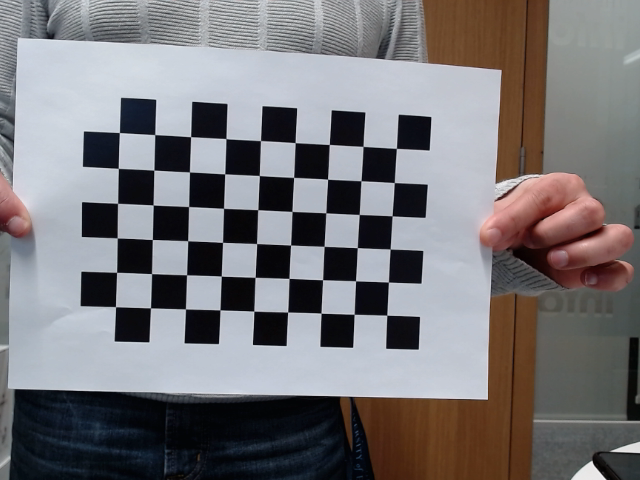
#> input picture imgcalib/image0.png, 640 x 480 px; its folder holds only this picture in this run
$ python cameraCalibration.py
#> lines starting #> are read from the running program, lines starting #| are printed output that depends on the picture; after the words box and inside, x2 and y2 are one past the last pixel; in counts of white or black regions, pixels touching at a corner belong together; long printed decimals are rounded
#https://aliyasineser.medium.com/opencv-camera-calibration-e9a48bdd1844

import numpy as np
import cv2
import glob
import argparse

# termination criteria
criteria = (cv2.TERM_CRITERIA_EPS + cv2.TERM_CRITERIA_MAX_ITER, 30, 0.001)


def calibrate(dirpath, prefix, image_format, square_size, width=9, height=6):
    """ Apply camera calibration operation for images in the given directory path. """
#> called with dirpath = '/home/mohsen/Documents/Finger_Robot', prefix = 'imgcalib/', image_format = 'png', square_size = 0.021, width = 9, height = 6
    # prepare object points, like (0,0,0), (1,0,0), (2,0,0) ....,(8,6,0)
    objp = np.zeros((height*width, 3), np.float32)
    objp[:, :2] = np.mgrid[0:width, 0:height].T.reshape(-1, 2)

    objp = objp * square_size

    # Arrays to store object points and image points from all the images.
    objpoints = []  # 3d point in real world space
    imgpoints = []  # 2d points in image plane.

    if dirpath[-1:] == '/':
        dirpath = dirpath[:-1]

    images = glob.glob(dirpath+'/' + prefix + '*.' + image_format)

    for fname in images:
        img = cv2.imread(fname)
#> img is the input picture: shape (480, 640, 3); mean B, G, R 120.6, 118, 120.1
        gray = cv2.cvtColor(img, cv2.COLOR_BGR2GRAY)
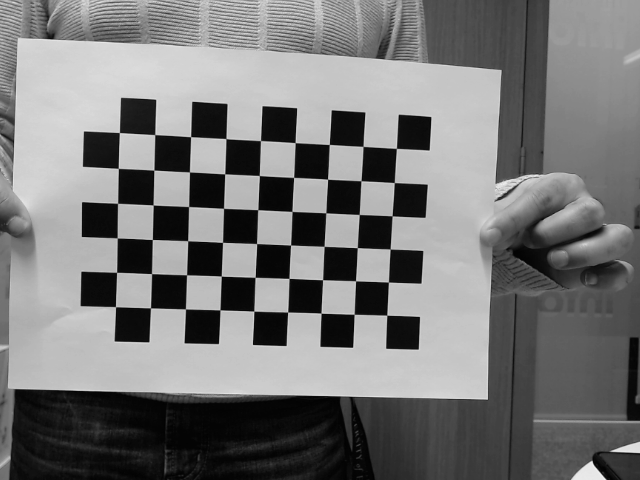
#> gray: shape (480, 640); min 1, max 245, mean 118.9

        # Find the chess board corners
        ret, corners = cv2.findChessboardCorners(gray, (width, height), None)
#> ret = True; corners = 54 rows, first 8: [386.9, 315.2], [354.1, 314.2], [321, 313.1], [287.7, 312], [253.9, 311.2], [220, 309.9], [185.5, 308.9], [150.6, 307.9]

        # If found, add object points, image points (after refining them)
        if ret:
            objpoints.append(objp)

            corners2 = cv2.cornerSubPix(gray, corners, (11, 11), (-1, -1), criteria)
#> corners2 = 54 rows, first 8: [386.7, 315.2], [354.2, 314.3], [321, 313.1], [287.7, 312], [253.8, 311.1], [220, 309.9], [185.5, 308.9], [150.5, 307.9]
            imgpoints.append(corners2)

            # Draw and display the corners
            img = cv2.drawChessboardCorners(img, (width, height), corners2, ret)
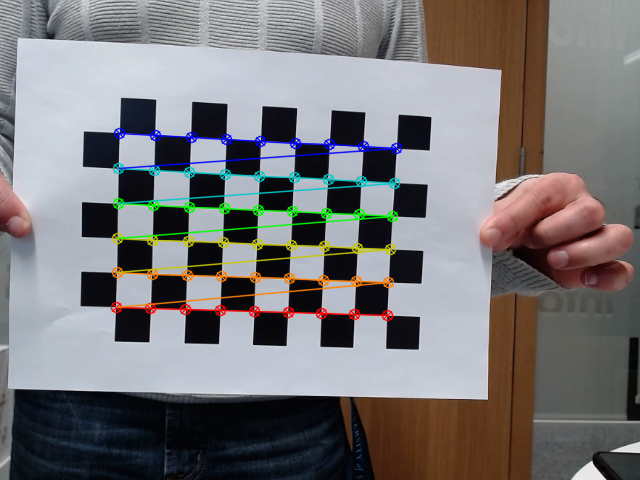
#> img: shape (480, 640, 3); 4.28% of pixels changed, all inside (x1, y1, x2, y2) = (110, 127, 403, 322)
            cv2.imshow("chessboard", img)
            cv2.waitKey(1000)

    ret, mtx, dist, rvecs, tvecs = cv2.calibrateCamera(objpoints, imgpoints, gray.shape[::-1], None, None)
#> ret = 0.209; mtx = [[625.9, 0, 351.6], [0, 632, 213.7], [0, 0, 1]]; dist = [[0.213, -1.13, -0.000304, 0.00643, 2.17]]; rvecs = ([0.126, 0.141, -3.09],); tvecs = ([0.0223, 0.064, 0.401],)

    return [ret, mtx, dist, rvecs, tvecs]
def save_coefficients(mtx, dist, path):
    """ Save the camera matrix and the distortion coefficients to given path/file. """
    cv_file = cv2.FileStorage(path, cv2.FILE_STORAGE_WRITE)
    cv_file.write("K", mtx)
    cv_file.write("D", dist)
    # note you *release* you don't close() a FileStorage object
    cv_file.release()


def load_coefficients(path):
    """ Loads camera matrix and distortion coefficients. """
    # FILE_STORAGE_READ
    cv_file = cv2.FileStorage(path, cv2.FILE_STORAGE_READ)

    # note we also have to specify the type to retrieve other wise we only get a
    # FileNode object back instead of a matrix
    camera_matrix = cv_file.getNode("K").mat()
    dist_matrix = cv_file.getNode("D").mat()

    cv_file.release()
    return [camera_matrix, dist_matrix]


if __name__ == '__main__':

    image_dir    = "/home/mohsen/Documents/Finger_Robot"
    prefix       = "imgcalib/"
    image_format = "png"
    square_size  = 0.021 # if square_size is 1.5 centimeters, it would be better to write it as 0.015 meters.
    width        = 9
    height       = 6

    save_file = "camCalibration.dat"


    ret, mtx, dist, rvecs, tvecs = calibrate(image_dir, prefix, image_format, square_size, width, height)
#> ret = 0.209; mtx = [[625.9, 0, 351.6], [0, 632, 213.7], [0, 0, 1]]; dist = [[0.213, -1.13, -0.000304, 0.00643, 2.17]]; rvecs = ([0.126, 0.141, -3.09],); tvecs = ([0.0223, 0.064, 0.401],)
    save_coefficients(mtx, dist, save_file)
    print("Calibration is finished. RMS: ", ret)
#| Calibration is finished. RMS:  0.2094

$ run again, on imgcalib/image12.png
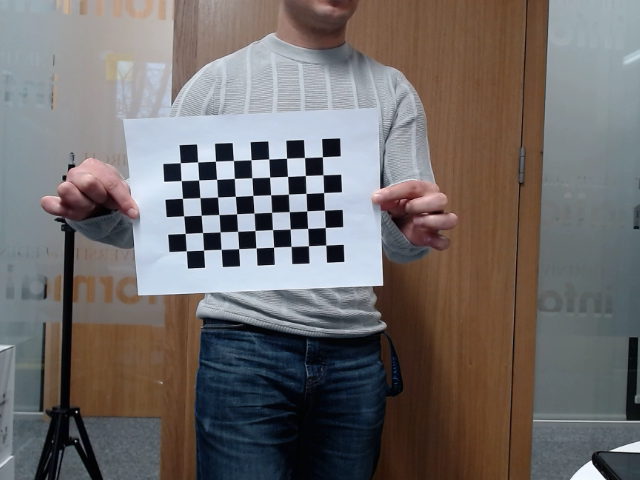
#> input picture imgcalib/image12.png, 640 x 480 px
#> in calibrate, img is the input picture: shape (480, 640, 3); mean B, G, R 106.3, 107.5, 112.1
#> in calibrate, `gray = cv2.cvtColor(img, cv2.COLOR_BGR2GRAY)`:
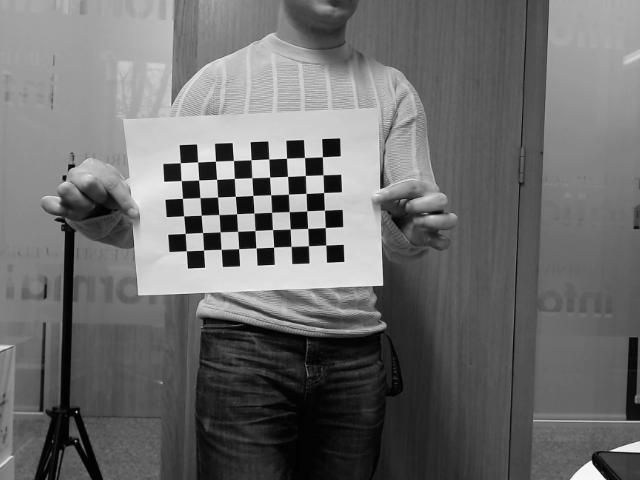
#> gray: shape (480, 640); min 0, max 251, mean 108.7
#> in calibrate, `ret, corners = cv2.findChessboardCorners(gray, (width, height), None)`: ret = True; corners = 54 rows, first 8: [325.7, 245.1], [308.5, 245.7], [291.1, 246.5], [273.6, 247.2], [256.1, 247.9], [238.6, 248.6], [221.2, 249.4], [203.5, 250]
#> corners2 = 54 rows, first 8: [325.8, 245.1], [308.5, 245.8], [291.1, 246.4], [273.7, 247.1], [256.1, 247.9], [238.6, 248.7], [221.1, 249.3], [203.5, 250]
#> in calibrate, `img = cv2.drawChessboardCorners(img, (width, height), corners2, ret)`:
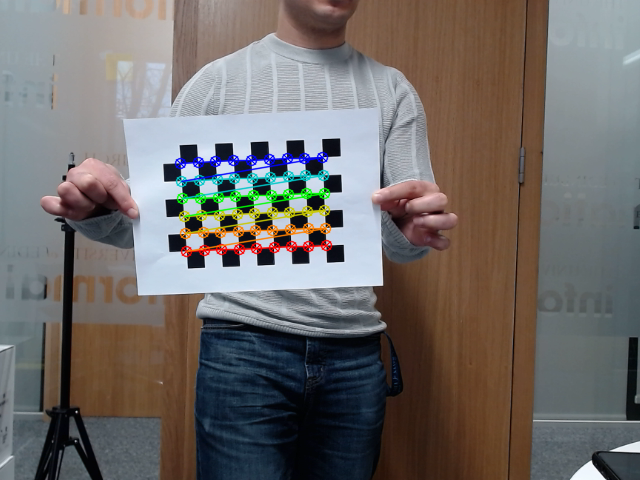
#> img: shape (480, 640, 3); 2.75% of pixels changed, all inside (x1, y1, x2, y2) = (174, 151, 333, 258)
#> in calibrate, `ret, mtx, dist, rvecs, tvecs = cv2.calibrateCamera(objpoints, imgpoint..`: ret = 0.154; mtx = [[945.3, 0, 326.9], [0, 954.7, 220.7], [0, 0, 1]]; dist = [[0.472, 15.97, -0.00559, 0.0333, -726.6]]; rvecs = ([0.000168, -0.306, 3.09],); tvecs = ([-0.00113, 0.0288, 1.13],)
#> `ret, mtx, dist, rvecs, tvecs = calibrate(image_dir, prefix, image_form..`: ret = 0.154; mtx = [[945.3, 0, 326.9], [0, 954.7, 220.7], [0, 0, 1]]; dist = [[0.472, 15.97, -0.00559, 0.0333, -726.6]]; rvecs = ([0.000168, -0.306, 3.09],); tvecs = ([-0.00113, 0.0288, 1.13],)
#| Calibration is finished. RMS:  0.1538

$ run again, on imgcalib/image13.png
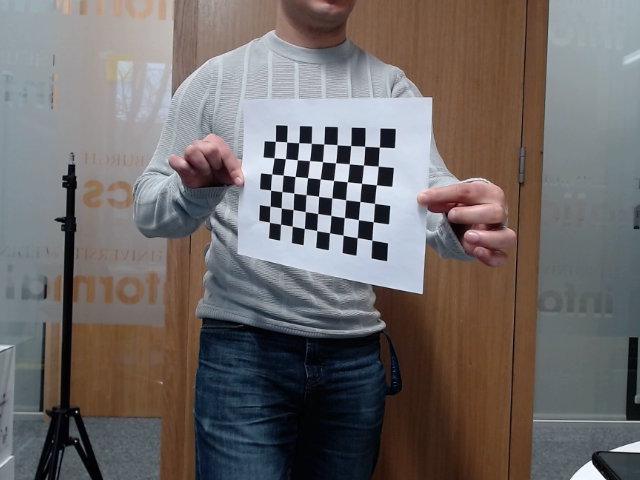
#> input picture imgcalib/image13.png, 640 x 480 px
#> in calibrate, img is the input picture: shape (480, 640, 3); mean B, G, R 105, 106.2, 111.5
#> in calibrate, `gray = cv2.cvtColor(img, cv2.COLOR_BGR2GRAY)`:
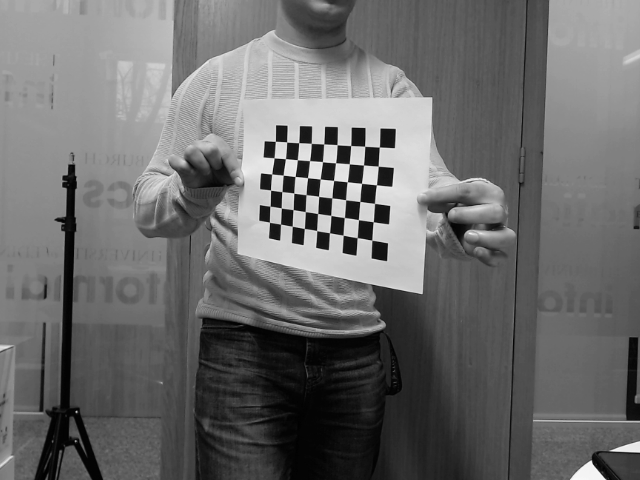
#> gray: shape (480, 640); min 0, max 251, mean 107.6
#> in calibrate, `ret, corners = cv2.findChessboardCorners(gray, (width, height), None)`: ret = True; corners = 54 rows, first 8: [371.7, 240.2], [357.3, 237.6], [343.2, 235.2], [329.5, 232.7], [316.6, 230.6], [304.3, 228.5], [292.3, 226.2], [280.6, 224.2]
#> corners2 = 54 rows, first 8: [371.8, 240.2], [357.2, 237.6], [343.1, 235.2], [329.5, 232.7], [310.4, 229.6], [298.7, 227.4], [287, 225.4], [274.7, 222.9]
#> in calibrate, `img = cv2.drawChessboardCorners(img, (width, height), corners2, ret)`:
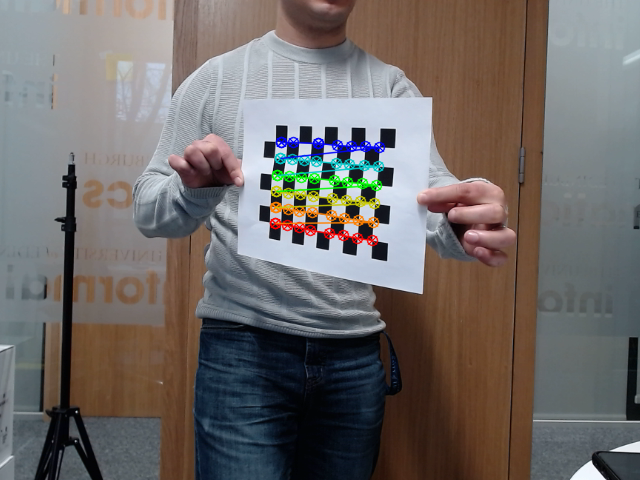
#> img: shape (480, 640, 3); 2.14% of pixels changed, all inside (x1, y1, x2, y2) = (269, 136, 386, 247)
#> in calibrate, `ret, mtx, dist, rvecs, tvecs = cv2.calibrateCamera(objpoints, imgpoint..`: ret = 2.5; mtx = [[610, 0, 306.3], [0, 939.6, 307.5], [0, 0, 1]]; dist = [[-46.67, 1280.8, -2.09, 0.784, -17277.9]]; rvecs = ([0.187, -1.3, -2.73],); tvecs = ([0.0859, -0.0427, 0.846],)
#> `ret, mtx, dist, rvecs, tvecs = calibrate(image_dir, prefix, image_form..`: ret = 2.5; mtx = [[610, 0, 306.3], [0, 939.6, 307.5], [0, 0, 1]]; dist = [[-46.67, 1280.8, -2.09, 0.784, -17277.9]]; rvecs = ([0.187, -1.3, -2.73],); tvecs = ([0.0859, -0.0427, 0.846],)
#| Calibration is finished. RMS:  2.497

$ run again, on imgcalib/image14.png
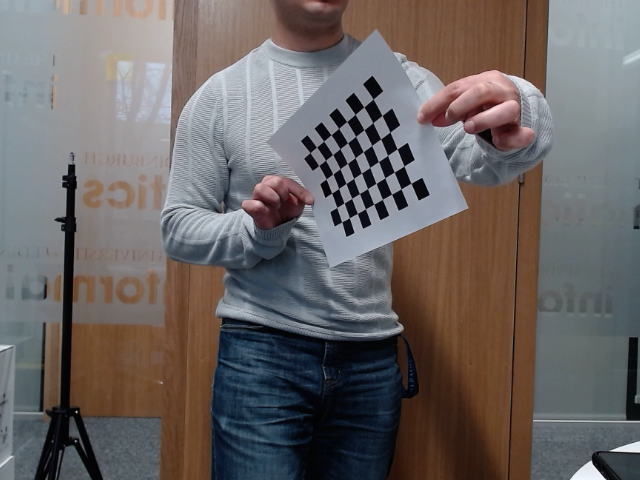
#> input picture imgcalib/image14.png, 640 x 480 px
#> in calibrate, img is the input picture: shape (480, 640, 3); mean B, G, R 99.6, 100.8, 106.5
#> in calibrate, `gray = cv2.cvtColor(img, cv2.COLOR_BGR2GRAY)`:
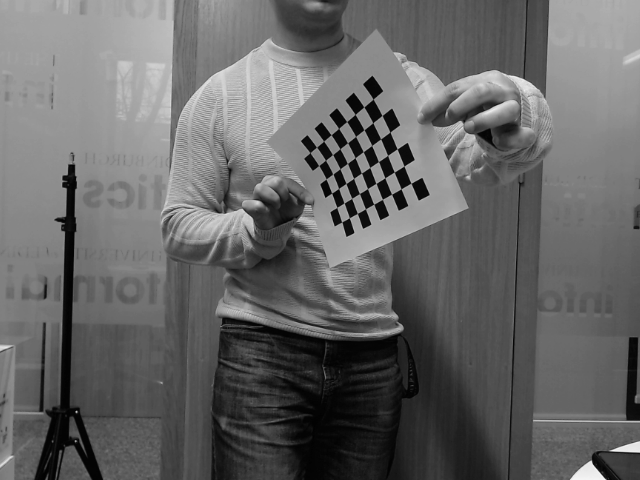
#> gray: shape (480, 640); min 1, max 251, mean 102.4
#> in calibrate, `ret, corners = cv2.findChessboardCorners(gray, (width, height), None)`: ret = True; corners = 54 rows, first 8: [411.1, 183.2], [401.1, 188.8], [391.6, 194.3], [382.5, 199.2], [373.8, 204.2], [365.5, 208.8], [357.3, 213.4], [349.2, 217.7]
#> corners2 = 54 rows, first 8: [406.4, 185.8], [396.3, 191.5], [387.2, 196.7], [377.7, 201.7], [369.1, 206.8], [361.8, 210.8], [353.2, 215.4], [351, 216.3]
#> in calibrate, `img = cv2.drawChessboardCorners(img, (width, height), corners2, ret)`:
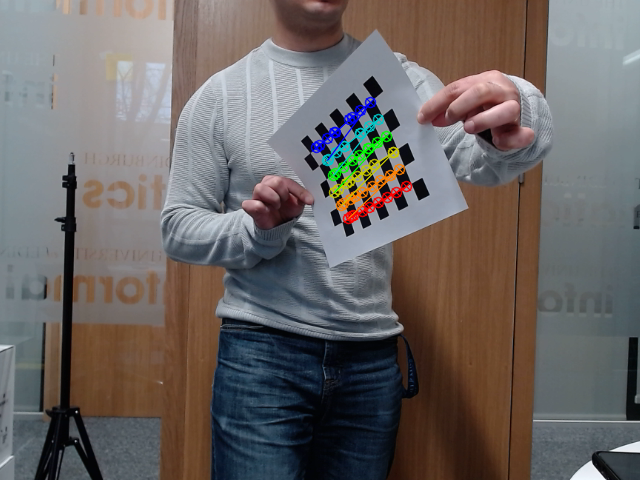
#> img: shape (480, 640, 3); 1.64% of pixels changed, all inside (x1, y1, x2, y2) = (310, 96, 413, 225)
#> in calibrate, `ret, mtx, dist, rvecs, tvecs = cv2.calibrateCamera(objpoints, imgpoint..`: ret = 3.16; mtx = [[378.1, 0, 336.3], [0, 247.5, 256.5], [0, 0, 1]]; dist = [[14.6, -98.5, 0.256, -0.249, 230.4]]; rvecs = ([1.73, -0.196, 2.38],); tvecs = ([0.0642, -0.0953, 0.451],)
#> `ret, mtx, dist, rvecs, tvecs = calibrate(image_dir, prefix, image_form..`: ret = 3.16; mtx = [[378.1, 0, 336.3], [0, 247.5, 256.5], [0, 0, 1]]; dist = [[14.6, -98.5, 0.256, -0.249, 230.4]]; rvecs = ([1.73, -0.196, 2.38],); tvecs = ([0.0642, -0.0953, 0.451],)
#| Calibration is finished. RMS:  3.160

$ run again, on imgcalib/image1.png
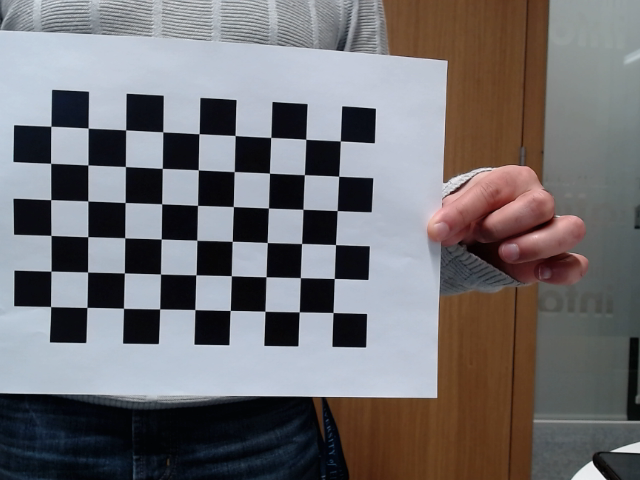
#> input picture imgcalib/image1.png, 640 x 480 px
#> in calibrate, img is the input picture: shape (480, 640, 3); mean B, G, R 113.8, 111.4, 113.8
#> in calibrate, `gray = cv2.cvtColor(img, cv2.COLOR_BGR2GRAY)`:
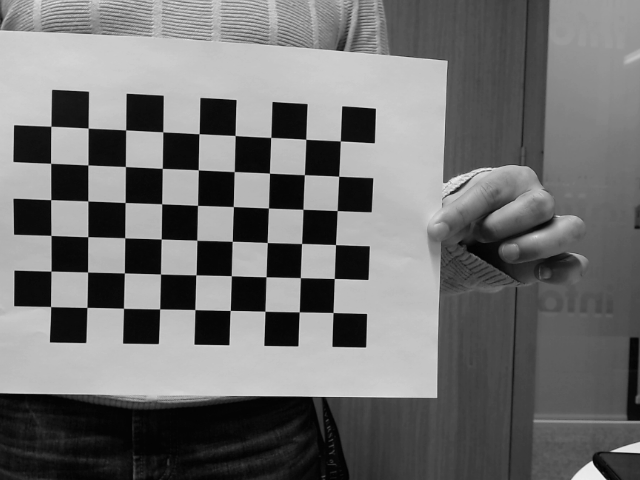
#> gray: shape (480, 640); min 1, max 243, mean 112.4
#> in calibrate, `ret, corners = cv2.findChessboardCorners(gray, (width, height), None)`: ret = True; corners = 54 rows, first 8: [333, 312.5], [299.3, 311.8], [265, 311.3], [230.3, 310.4], [194.9, 309.6], [159.6, 308.9], [123.5, 308.3], [86.84, 307.5]
#> corners2 = 54 rows, first 8: [333, 312.5], [299.3, 311.9], [264.9, 311.2], [230.2, 310.5], [194.8, 309.6], [159.7, 308.9], [123.5, 308.3], [86.89, 307.4]
#> in calibrate, `img = cv2.drawChessboardCorners(img, (width, height), corners2, ret)`:
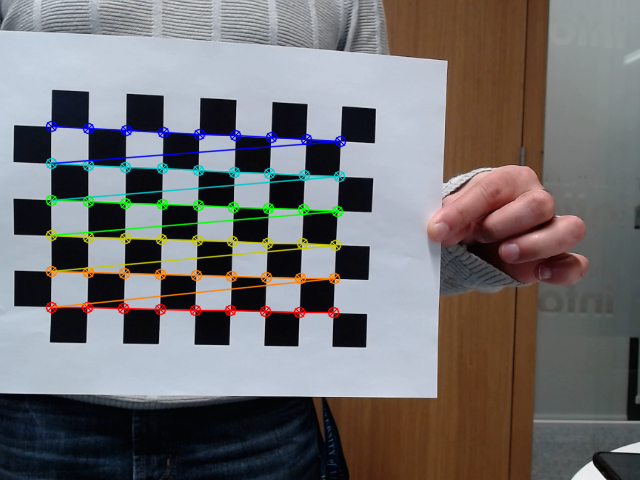
#> img: shape (480, 640, 3); 4.4% of pixels changed, all inside (x1, y1, x2, y2) = (45, 120, 347, 319)
#> in calibrate, `ret, mtx, dist, rvecs, tvecs = cv2.calibrateCamera(objpoints, imgpoint..`: ret = 0.212; mtx = [[488.9, 0, 328.5], [0, 492.3, 212.1], [0, 0, 1]]; dist = [[0.142, -0.27, -0.00019, 0.00511, 0.166]]; rvecs = ([0.0903, 0.118, -3.1],); tvecs = ([0.00269, 0.0618, 0.305],)
#> `ret, mtx, dist, rvecs, tvecs = calibrate(image_dir, prefix, image_form..`: ret = 0.212; mtx = [[488.9, 0, 328.5], [0, 492.3, 212.1], [0, 0, 1]]; dist = [[0.142, -0.27, -0.00019, 0.00511, 0.166]]; rvecs = ([0.0903, 0.118, -3.1],); tvecs = ([0.00269, 0.0618, 0.305],)
#| Calibration is finished. RMS:  0.2122
